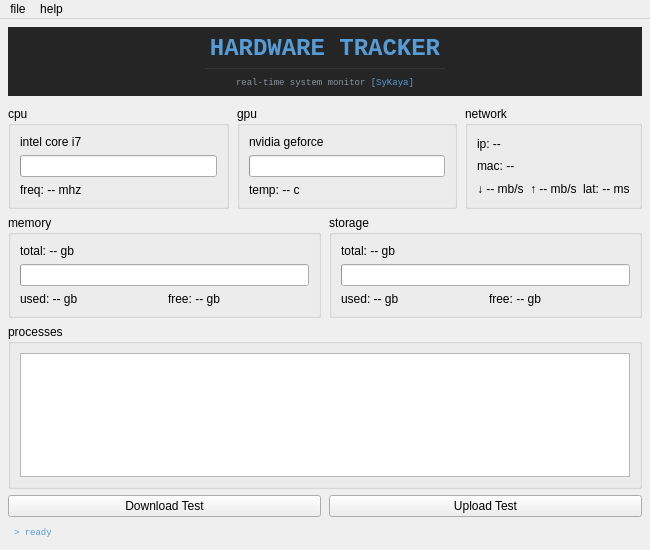
<?xml version="1.0" encoding="UTF-8"?>
<ui version="4.0">
 <class>MainWindow</class>
 <widget class="QMainWindow" name="MainWindow">
  <property name="geometry">
   <rect>
    <x>0</x>
    <y>0</y>
    <width>650</width>
    <height>550</height>
   </rect>
  </property>
  <property name="windowTitle">
   <string>Hardware Monitor</string>
  </property>
  <property name="styleSheet">
   <string>
   QMainWindow {
       background-color: #1e1e1e;
   }
   QWidget#centralwidget {
       background-color: #252526;
   }
   QGroupBox {
       font-family: monospace;
       font-size: 11px;
       color: #cccccc;
       border: 1px solid #3c3c3c;
       border-radius: 4px;
       margin-top: 6;
       background-color: #1e1e1e;
   }
   QGroupBox::title {
       subcontrol-origin: margin;
       left: 12px;
       top: -4px;
       padding: 0 4px;
       color: #569cd6;
       background-color: #1e1e1e;
   }
   QPushButton {
       background-color: #3c3c3c;
       border: none;
       color: #f0f0f0;
       font-family: monospace;
       font-size: 11px;
       padding: 6px 14px;
   }
   QPushButton#btnRefresh, QPushButton#btnNetworkTest {
       border-radius: 8px;
   }
   QPushButton:hover {
       background-color: #505050;
   }
   QProgressBar {
       background-color: #2d2d30;
       border: none;
       border-radius: 6px;
       text-align: center;
       color: #cccccc;
       font-size: 9px;
       height: 20px;
   }
   QProgressBar::chunk {
       background-color: #569cd6;
       border-radius: 6px;
   }
   QLabel {
       color: #bbbbbb;
       font-family: monospace;
       font-size: 10px;
   }
   QLabel#lblTitle {
       color: #569cd6;
       font-size: 13px;
       padding: 6px;
   }
   QLabel#lblTitle a {
       color: #569cd6;
       text-decoration: none;
   }
   QLabel#lblTitle a:hover {
       color: #9cdcfe;
       text-decoration: underline;
   }
   QListWidget {
       background-color: #1e1e1e;
       border: 1px solid #3c3c3c;
       border-radius: 4px;
       color: #cccccc;
       font-family: monospace;
       font-size: 10px;
       outline: none;
   }
   QListWidget::item:selected {
       background-color: #3c3c3c;
       color: #ffffff;
   }
   QMenuBar {
       background-color: #1e1e1e;
       color: #bbbbbb;
       border-bottom: 1px solid #3c3c3c;
   }
   QMenuBar::item:selected {
       background-color: #3c3c3c;
       color: #ffffff;
   }
   QMenu {
       background-color: #1e1e1e;
       border: 1px solid #3c3c3c;
       color: #cccccc;
   }
   QMenu::item:selected {
       background-color: #3c3c3c;
       color: #ffffff;
   }
    }
   </string>
  </property>
  <widget class="QWidget" name="centralwidget">
   <layout class="QVBoxLayout" name="mainLayout">
    <property name="spacing">
     <number>6</number>
    </property>
    <property name="leftMargin">
     <number>8</number>
    </property>
    <property name="topMargin">
     <number>8</number>
    </property>
    <property name="rightMargin">
     <number>8</number>
    </property>
    <property name="bottomMargin">
     <number>8</number>
    </property>
    <item>
     <widget class="QLabel" name="lblTitle">
      <property name="styleSheet">
       <string>background-color: #252526; padding: 8px; margin-bottom: 4px;</string>
      </property>
      <property name="text">
       <string>&lt;html&gt;
&lt;h1 style='color:#569cd6; font-family:monospace; margin:0;'&gt;HARDWARE TRACKER&lt;/h1&gt;
&lt;p style='color:#3c3c3c; font-family:monospace; font-size:10px; margin:0;'&gt;────────────────────────────────────────&lt;/p&gt;
&lt;p style='color:#8b949e; font-family:monospace; font-size:9px; margin:2px 0 0 0;'&gt;real-time system monitor &lt;a href='https://github.com/SyKaya' style='color:#569cd6; text-decoration:none;'&gt;[SyKaya]&lt;/a&gt;&lt;/p&gt;
&lt;/html&gt;</string>
      </property>
      <property name="alignment">
       <set>Qt::AlignmentFlag::AlignCenter</set>
      </property>
      <property name="openExternalLinks">
       <bool>true</bool>
      </property>
     </widget>
    </item>
    <item>
     <layout class="QHBoxLayout" name="topLayout">
      <property name="spacing">
       <number>8</number>
      </property>
      <item>
       <widget class="QGroupBox" name="groupBoxCPU">
        <property name="title">
         <string>cpu</string>
        </property>
        <layout class="QVBoxLayout" name="cpuLayout">
         <item>
          <widget class="QLabel" name="labelCPUName">
           <property name="text">
            <string>intel core i7</string>
           </property>
          </widget>
         </item>
         <item>
          <widget class="QProgressBar" name="progressCPU"/>
         </item>
         <item>
          <layout class="QHBoxLayout" name="cpuStats">
           <item>
            <widget class="QLabel" name="labelCPUFreq">
             <property name="text">
              <string>freq: -- mhz</string>
             </property>
            </widget>
           </item>
          </layout>
         </item>
        </layout>
       </widget>
      </item>
      <item>
       <widget class="QGroupBox" name="groupBoxGPU">
        <property name="title">
         <string>gpu</string>
        </property>
        <layout class="QVBoxLayout" name="gpuLayout">
         <item>
          <widget class="QLabel" name="labelGPUName">
           <property name="text">
            <string>nvidia geforce</string>
           </property>
          </widget>
         </item>
         <item>
          <widget class="QProgressBar" name="progressGPU"/>
         </item>
         <item>
          <layout class="QHBoxLayout" name="gpuStats">
           <item>
            <widget class="QLabel" name="labelGPUTemp">
             <property name="text">
              <string>temp: -- c</string>
             </property>
            </widget>
           </item>
          </layout>
         </item>
        </layout>
       </widget>
      </item>
      <item>
       <widget class="QGroupBox" name="groupBoxNetwork">
        <property name="title">
         <string>network</string>
        </property>
        <layout class="QVBoxLayout" name="networkLayout">
         <item>
          <widget class="QLabel" name="labelNetworkIP">
           <property name="text">
            <string>ip: --</string>
           </property>
          </widget>
         </item>
         <item>
          <widget class="QLabel" name="labelNetworkMAC">
           <property name="text">
            <string>mac: --</string>
           </property>
          </widget>
         </item>
         <item>
          <layout class="QHBoxLayout" name="networkStats">
           <item>
            <widget class="QLabel" name="labelDownload">
             <property name="text">
              <string>↓ -- mb/s</string>
             </property>
            </widget>
           </item>
           <item>
            <widget class="QLabel" name="labelUpload">
             <property name="text">
              <string>↑ -- mb/s</string>
             </property>
            </widget>
           </item>
           <item>
            <widget class="QLabel" name="labelLatency">
             <property name="text">
              <string>lat: -- ms</string>
             </property>
            </widget>
           </item>
          </layout>
         </item>
        </layout>
       </widget>
      </item>
     </layout>
    </item>
    <item>
     <layout class="QHBoxLayout" name="midLayout">
      <property name="spacing">
       <number>8</number>
      </property>
      <item>
       <widget class="QGroupBox" name="groupBoxRAM">
        <property name="title">
         <string>memory</string>
        </property>
        <layout class="QVBoxLayout" name="ramLayout">
         <item>
          <widget class="QLabel" name="labelRAMTotal">
           <property name="text">
            <string>total: -- gb</string>
           </property>
          </widget>
         </item>
         <item>
          <widget class="QProgressBar" name="progressRAM"/>
         </item>
         <item>
          <layout class="QHBoxLayout" name="ramStats">
           <item>
            <widget class="QLabel" name="labelRAMUsed">
             <property name="text">
              <string>used: -- gb</string>
             </property>
            </widget>
           </item>
           <item>
            <widget class="QLabel" name="labelRAMFree">
             <property name="text">
              <string>free: -- gb</string>
             </property>
            </widget>
           </item>
          </layout>
         </item>
        </layout>
       </widget>
      </item>
      <item>
       <widget class="QGroupBox" name="groupBoxDisk">
        <property name="title">
         <string>storage</string>
        </property>
        <layout class="QVBoxLayout" name="diskLayout">
         <item>
          <widget class="QLabel" name="labelDiskTotal">
           <property name="text">
            <string>total: -- gb</string>
           </property>
          </widget>
         </item>
         <item>
          <widget class="QProgressBar" name="progressDisk"/>
         </item>
         <item>
          <layout class="QHBoxLayout" name="diskStats">
           <item>
            <widget class="QLabel" name="labelDiskUsed">
             <property name="text">
              <string>used: -- gb</string>
             </property>
            </widget>
           </item>
           <item>
            <widget class="QLabel" name="labelDiskFree">
             <property name="text">
              <string>free: -- gb</string>
             </property>
            </widget>
           </item>
          </layout>
         </item>
        </layout>
       </widget>
      </item>
     </layout>
    </item>
    <item>
     <widget class="QGroupBox" name="groupBoxProcesses">
      <property name="title">
       <string>processes</string>
      </property>
      <layout class="QVBoxLayout" name="processesLayout">
       <item>
        <widget class="QListWidget" name="listProcesses"/>
       </item>
      </layout>
     </widget>
    </item>
    <item>
     <layout class="QHBoxLayout" name="buttonLayout">
      <property name="spacing">
       <number>8</number>
      </property>
      <item>
       <widget class="QPushButton" name="btnNetworkTest">
        <property name="text">
         <string>Download Test</string>
        </property>
       </widget>
      </item>
      <item>
       <widget class="QPushButton" name="btnRefresh">
        <property name="text">
         <string>Upload Test</string>
        </property>
       </widget>
      </item>
     </layout>
    </item>
    <item>
     <widget class="QLabel" name="lblStatus">
      <property name="styleSheet">
       <string>color: #569cd6; font-family: monospace; font-size: 9px; padding: 4px;</string>
      </property>
      <property name="text">
       <string>&gt; ready</string>
      </property>
     </widget>
    </item>
   </layout>
  </widget>
  <widget class="QMenuBar" name="menubar">
   <property name="geometry">
    <rect>
     <x>0</x>
     <y>0</y>
     <width>650</width>
     <height>25</height>
    </rect>
   </property>
   <widget class="QMenu" name="menuFile">
    <property name="title">
     <string>file</string>
    </property>
    <addaction name="actionExit"/>
   </widget>
   <widget class="QMenu" name="menuHelp">
    <property name="title">
     <string>help</string>
    </property>
    <addaction name="actionAbout"/>
   </widget>
   <addaction name="menuFile"/>
   <addaction name="menuHelp"/>
  </widget>
  <action name="actionExit">
   <property name="text">
    <string>exit</string>
   </property>
  </action>
  <action name="actionAbout">
   <property name="text">
    <string>about</string>
   </property>
  </action>
 </widget>
 <resources/>
 <connections/>
</ui>
